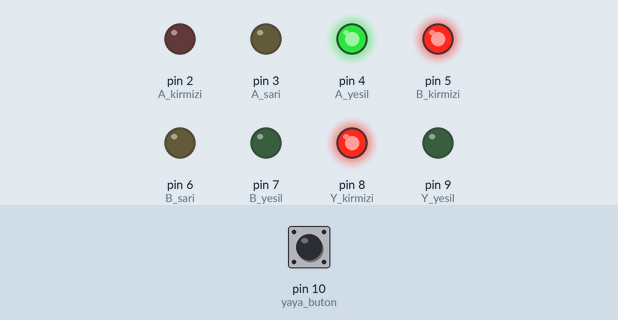
This sketch was run on a simulated Arduino Uno, built with avr-gcc and run on an emulated ATmega328P. Parts: output pins drawn as LEDs (lit = HIGH). Inputs (shaded band) come from the test bench; at power-on: pin 10 (yaya_buton) HIGH.

Above: at 5.0 s.
At 11.5 s:
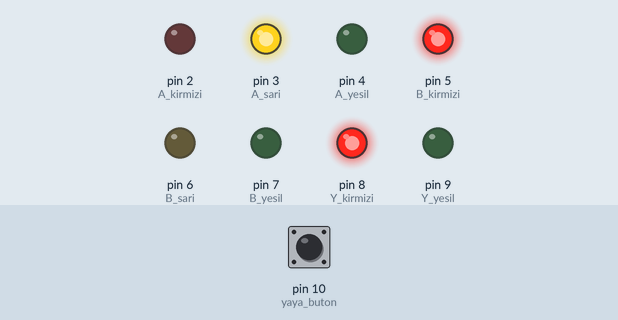
At 18.0 s:
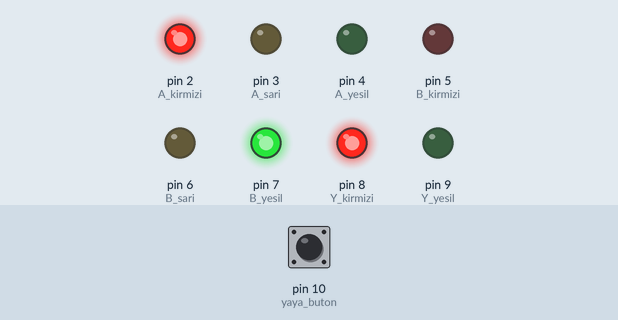
At 24.5 s:
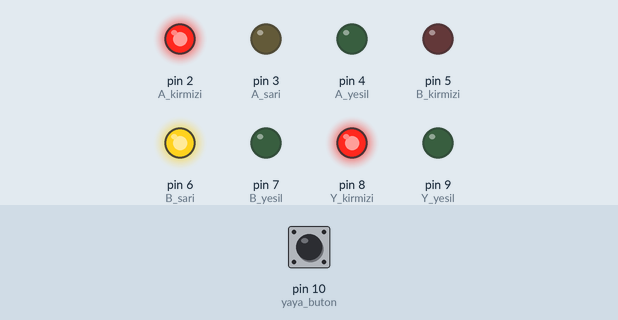
Timing chart, 0 to 29.9 s (numbered marks = the images above):
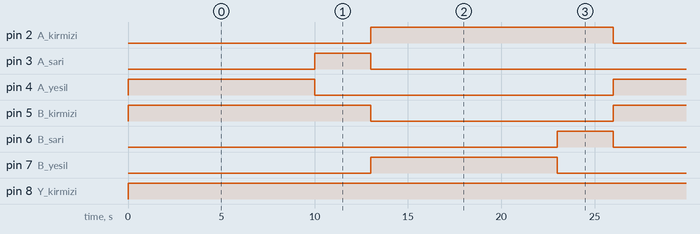

The sketch:

trafik.ino
```cpp
// Pin tanımları
int A_kirmizi = 2;
int A_sari    = 3;
int A_yesil   = 4;

int B_kirmizi = 5;
int B_sari    = 6;
int B_yesil   = 7;

int Y_kirmizi = 8;
int Y_yesil   = 9;

int yaya_buton = 10;

// Buton durumu
bool butona_basildi_mi = false;

void setup() {
  pinMode(A_kirmizi, OUTPUT);
  pinMode(A_sari, OUTPUT);
  pinMode(A_yesil, OUTPUT);

  pinMode(B_kirmizi, OUTPUT);
  pinMode(B_sari, OUTPUT);
  pinMode(B_yesil, OUTPUT);

  pinMode(Y_kirmizi, OUTPUT);
  pinMode(Y_yesil, OUTPUT);

  pinMode(yaya_buton, INPUT_PULLUP); // Dahili pull-up direnci kullanıyoruz
}

void loop() {
  // --- Buton kontrolü ---
  if (digitalRead(yaya_buton) == LOW) {
    butona_basildi_mi = true;
  }

  // --- A Yönü Yeşil ---
  digitalWrite(A_yesil, HIGH);
  digitalWrite(A_kirmizi, LOW);
  digitalWrite(A_sari, LOW);

  digitalWrite(B_kirmizi, HIGH);
  digitalWrite(B_yesil, LOW);
  digitalWrite(B_sari, LOW);

  digitalWrite(Y_kirmizi, HIGH);
  digitalWrite(Y_yesil, LOW);

  delay(10000); // A yeşil

  // --- A Sarı ---
  digitalWrite(A_yesil, LOW);
  digitalWrite(A_sari, HIGH);
  delay(3000);
  digitalWrite(A_sari, LOW);
  digitalWrite(A_kirmizi, HIGH);

  // --- Yaya Geçidi Kontrolü ---
  if (butona_basildi_mi) {
    digitalWrite(Y_kirmizi, LOW);
    digitalWrite(Y_yesil, HIGH);
    delay(5000);
    digitalWrite(Y_yesil, LOW);
    digitalWrite(Y_kirmizi, HIGH);
    butona_basildi_mi = false; // buton sıfırlanır
  }

  // --- B Yönü Yeşil ---
  digitalWrite(B_kirmizi, LOW);
  digitalWrite(B_yesil, HIGH);
  delay(10000);

  // --- B Sarı ---
  digitalWrite(B_yesil, LOW);
  digitalWrite(B_sari, HIGH);
  delay(3000);
  digitalWrite(B_sari, LOW);
  digitalWrite(B_kirmizi, HIGH);

  // --- Yaya Geçidi Kontrolü (tekrar) ---
  if (butona_basildi_mi) {
    digitalWrite(Y_kirmizi, LOW);
    digitalWrite(Y_yesil, HIGH);
    delay(5000);
    digitalWrite(Y_yesil, LOW);
    digitalWrite(Y_kirmizi, HIGH);
    butona_basildi_mi = false;
  }
}
```

Measured:
- by itself, pin 2 (A_kirmizi), pin 5 (B_kirmizi): alternates HIGH for 13.0 s and LOW for 13.0 s
- by itself, pin 3 (A_sari), pin 6 (B_sari): alternates HIGH for 3.0 s and LOW for 23.0 s
- by itself, pin 4 (A_yesil), pin 7 (B_yesil): alternates HIGH for 10.0 s and LOW for 16.0 s
- by itself, pin 8 (Y_kirmizi): LOW → HIGH at 0.00 s
